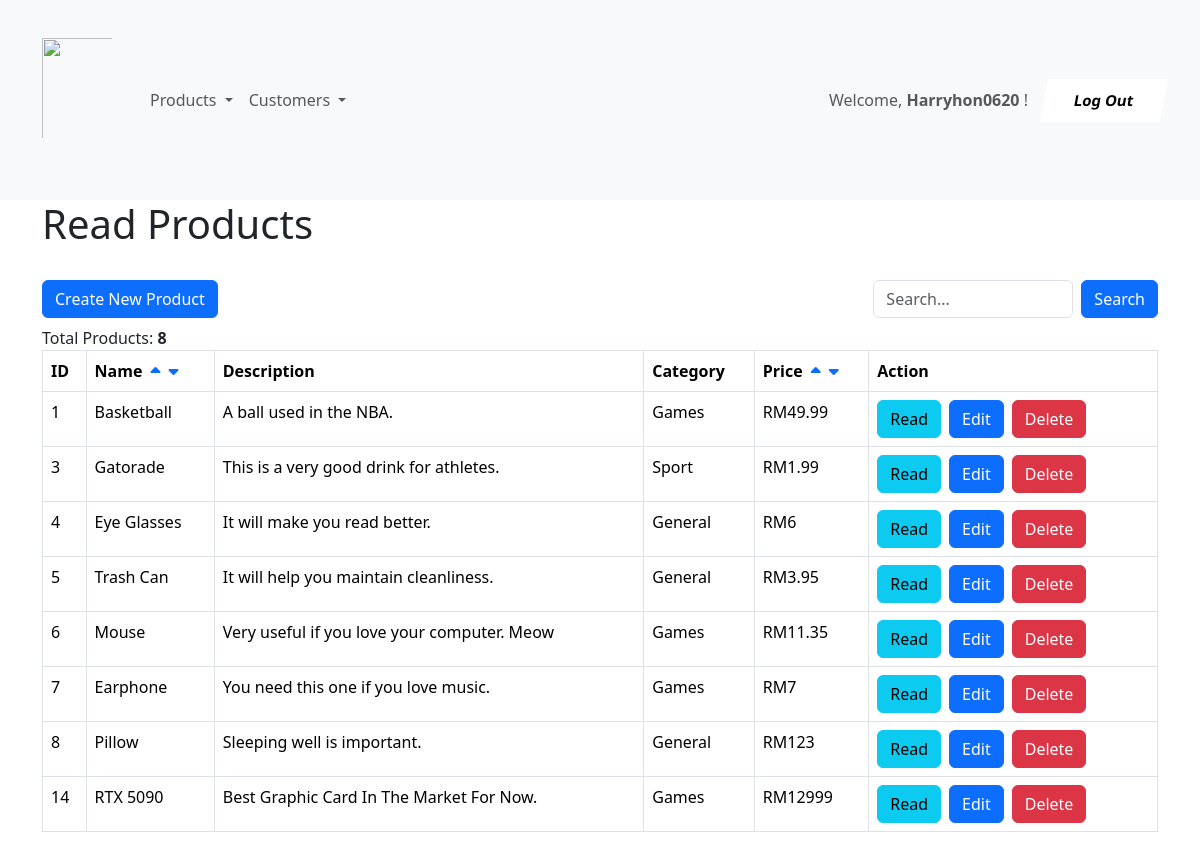
/shop/product_listing.php (signed in), run on an earlier commit of the app's database.
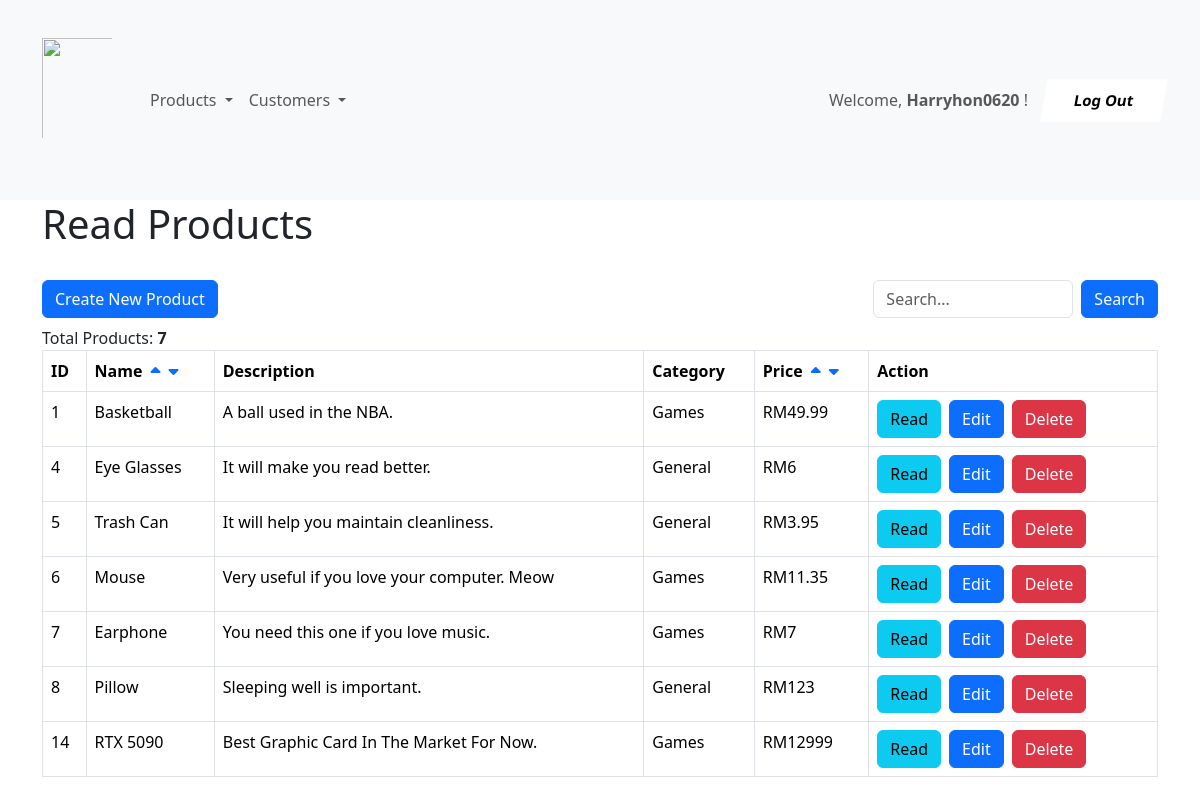
And on a later commit of the database.
### tables this page shows
CREATE TABLE IF NOT EXISTS `products` (
  `id` int NOT NULL AUTO_INCREMENT,
  `name` varchar(128) NOT NULL,
  `description` text NOT NULL,
  `product_cat` int NOT NULL,
  `price` double NOT NULL,
  `promotion_price` double NOT NULL,
  `manufacture_date` datetime NOT NULL,
  `expired_date` datetime NOT NULL,
  `created` datetime NOT NULL,
  `modified` timestamp NOT NULL DEFAULT CURRENT_TIMESTAMP ON UPDATE CURRENT_TIMESTAMP,
  PRIMARY KEY (`id`)
);

CREATE TABLE IF NOT EXISTS `product_cat` (
  `product_cat_id` int NOT NULL,
  `product_cat_name` varchar(128) NOT NULL,
  `product_cat_description` text NOT NULL,
  PRIMARY KEY (`product_cat_id`)
);

### shop/product_listing.php (the view, shortened to what this page needs)
<!DOCTYPE HTML>
<html>
<head>
    <link href="https://cdn.jsdelivr.net/npm/bootstrap@5.3.3/dist/css/bootstrap.min.css" rel="stylesheet">
    <link rel="stylesheet" href="https://cdnjs.cloudflare.com/ajax/libs/font-awesome/6.0.0-beta3/css/all.min.css">
</head>
<body>
    <?php
    include 'menu.php';
    ?>
    <div class="container">
        <div class="page-header">
            <h1>Read Products</h1>
        </div>
        <?php
        include 'config/database.php';
        $query = "SELECT id, name, description, price, product_cat_name FROM products
        INNER JOIN product_cat ON products.product_cat = product_cat.product_cat_id";
        $sort_column = isset($_GET['sort']) ? $_GET['sort'] : "id";
        $sort_order = (isset($_GET['ascdesc']) && $_GET['ascdesc'] == "desc") ? "DESC" : "ASC";
        $allowed_columns = ["name", "price"];
        if (!in_array($sort_column, $allowed_columns)) {
            $sort_column = "id";
        }
        $query .= " ORDER BY $sort_column $sort_order";
        $stmt = $con->prepare($query);
        $stmt->execute();
        $num = $stmt->rowCount();
        echo "<br> <div class='container-fiuld d-flex gap-2 justify-content-between align-items-center'>";
        echo "<a href='product_create.php' class='btn btn-primary m-b-1em mb-2'>Create New Product</a>";
        echo "<div class='d-flex align-items-center'>
        <form method='GET' class='d-flex align-items-center'>
        <input type='text' name='name' class='form-control me-2 mb-2' placeholder='Search...' style='width: 200px; height: 38px;'></input>";
        echo "<br><button type='submit' class='btn btn-primary m-b-1em mb-2'>Search</button>";
        echo "</form></div></div>";
        if ($num > 0) {
            echo "Total Products: <strong>" . $num . "</strong>";
            echo "<table class='table table-hover table-responsive table-bordered'>";
            echo "<tr>";
            echo "<th>ID</th>";
            echo "<th><div class='d-flex gap-2 align-items-center'>Name
                <a href='?sort=name&ascdesc=asc'><i class='fa-solid fa-caret-up'></i></a>
                <a href='?sort=name&ascdesc=desc'><i class='fa-solid fa-caret-down'></i>
            </div></th>";
            echo "<th>Description</th>";
            echo "<th>Category</th>";
            echo "<th><div class='d-flex gap-2'>Price
                <a href='?sort=price&ascdesc=asc'><i class='fa-solid fa-caret-up'></i>
                <a href='?sort=price&ascdesc=desc'><i class='fa-solid fa-caret-down'></i>
            </div></th>";
            echo "<th>Action</th>";
            echo "</tr>";
            while ($row = $stmt->fetch(PDO::FETCH_ASSOC)) {
                extract($row);
                echo "<tr>";
                echo "<td>{$id}</td>";
                echo "<td>{$name}</td>";
                echo "<td>{$description}</td>";
                echo "<td>{$product_cat_name}</td>";
                echo "<td>RM{$price}</td>";
                echo "<td>";
                echo "<a href='product_details.php?id={$id}' class='btn btn-info m-r-1em me-2'>Read</a>";
                echo "<a href='product_update.php?id={$id}' class='btn btn-primary m-r-1em me-2'>Edit</a>";
                echo "<a href='#' onclick='delete_user({$id});'  class='btn btn-danger me-2'>Delete</a>";
                echo "</td>";
                echo "</tr>";
            }
            echo "</table>";
        }
        else {
            echo "<div class='alert alert-danger'>No records found.</div>";
        }
        ?>
    </div>
</body>
</html>

### shop/menu.php (shortened to what this page needs)
<nav class="navbar navbar-expand-lg bg-body-tertiary">
    <div class="container-fluid">
        <a href="https://zenless.hoyoverse.com/en-us/" target="blank">
            <img class="mb-4"
                src="https://upload-os-bbs.hoyolab.com/upload/2022/06/13/100427891/51296d07ef153ca7dd744dc31874d548_4734072724131588175.png"
                alt="" width="130" height="160" style="padding: 30px; border-radius: 10px;">
        </a>
        <div class="collapse navbar-collapse" id="navbarNav">
            <ul class="navbar-nav">
                <li class="nav-item dropdown">
                    <a class="nav-link dropdown-toggle" href="#" role="button" data-bs-toggle="dropdown"
                        aria-expanded="false">
                        Products
                    </a>
                </li>
                <li class="nav-item dropdown">
                    <a class="nav-link dropdown-toggle" href="#" role="button" data-bs-toggle="dropdown"
                        aria-expanded="false">
                        Customers
                    </a>
                </li>
            </ul>
        </div>
        <ul class="navbar-nav ms-auto d-flex align-items-center">
            <li class="nav-item">
                <span class="navbar-text me-3">
                    Welcome, <strong id="username"><?php echo $_SESSION['username']; ?> </strong>!
                </span>
            </li>
            <li class="nav-item me-4">
                <span>
                    <a class="button-c" href="logout.php">Log Out</a>
                </span>
            </li>
        </ul>
    </div>
</nav>

### shop/menu.php (style rules this page uses)
.button-c { background: #fff; border: none; padding: 10px 25px 10px 30px; display: inline-block; font-size: 15px; font-weight: 600; width: 120px; cursor: pointer; transform: skew(-10deg); text-decoration: none; color: black; }
.button-c::before { content: ''; position: absolute; top: 0; bottom: 0; right: 100%; left: 0; background: rgb(20, 20, 20); opacity: 0; z-index: -1; transition: all 0.35s; }

What changed in the data, as far as the page shows it:
removed products: id "3", name "Gatorade", description "This is a very good drink for athletes.", product_cat.product_cat_name "Sport", price "1.99"
Also different on the page:
$num: "8" → "7"
